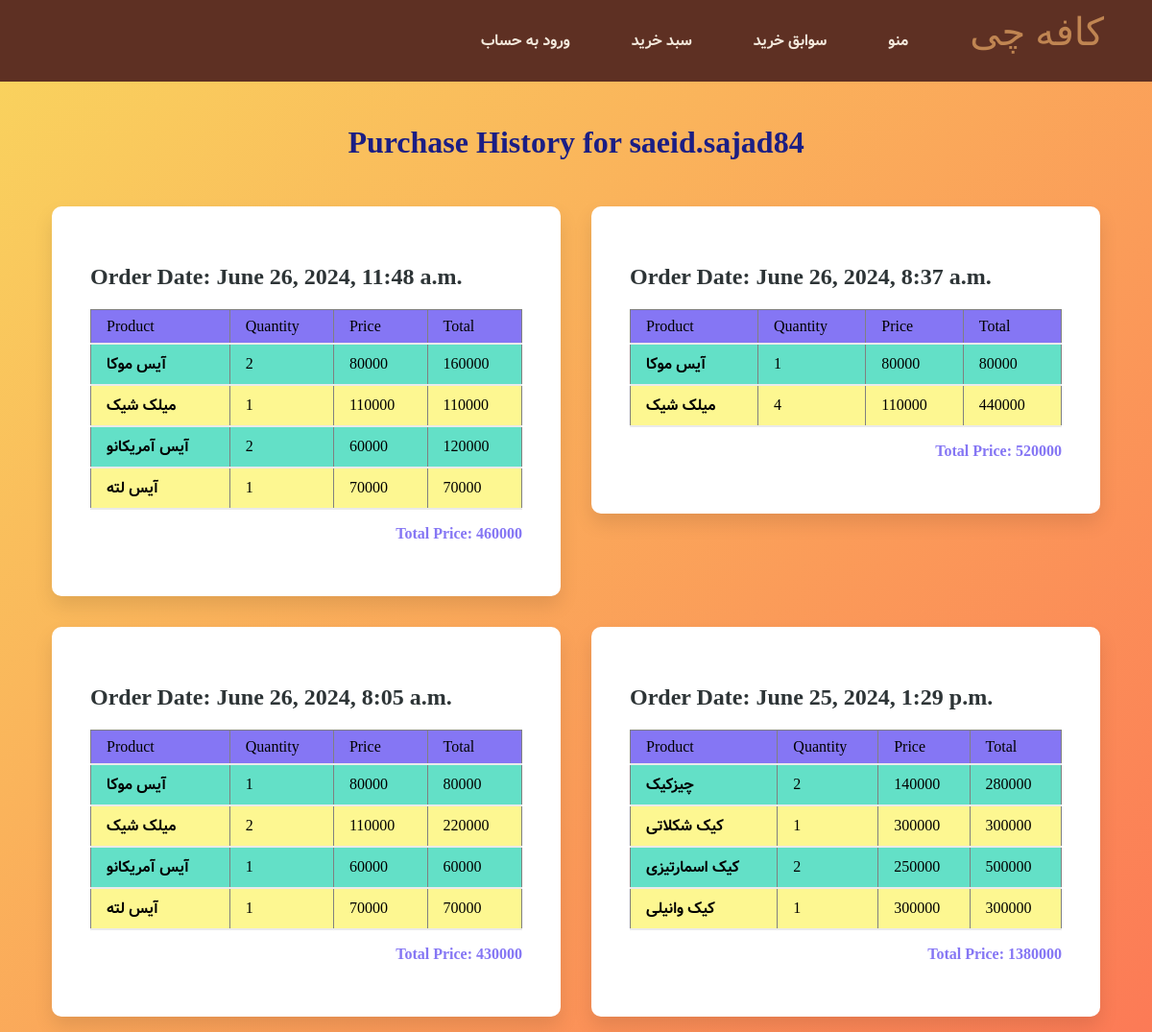
/purchase-history/ (signed in), run on the app's committed database.
### shopping_cart/models.py (models this page shows, shortened)
class Order(models.Model):
    user = models.ForeignKey(User,on_delete=models.CASCADE)
    created_at = models.DateTimeField(auto_now_add=True)
    total_price = models.IntegerField(default=0)
    completed = models.BooleanField(default=False)

class OrderItem(models.Model):
    order = models.ForeignKey(Order,related_name='items',on_delete=models.CASCADE)
    product = models.ForeignKey(Product,on_delete=models.CASCADE)
    quantity = models.PositiveIntegerField(default=1)
    price = models.IntegerField(default=0)

### main/models.py (models this page shows, shortened)
class Product(models.Model):
    HOT_DRINK = 'HOT DRINK'
    COLD_DRINK = 'COLD DRINK'
    CAKE = 'CAKE'
    ICE_CREAM = 'ICE CREAM'
    PRODUCT_CHOICES = [
        (HOT_DRINK, 'Hot Drink'),
        (COLD_DRINK, 'Cold Drink'),
        (CAKE, 'Cake'),
        (ICE_CREAM,'Ice Cream')
    ]
    id = models.AutoField(primary_key=True)
    name = models.CharField(max_length=255)
    sugar = models.IntegerField(validators=[max_integer_validator],default=0)
    Coffee = models.IntegerField(validators=[max_integer_validator],default=0)
    Flour = models.IntegerField(validators=[max_integer_validator],default=0)
    Chocolate = models.IntegerField(validators=[max_integer_validator],default=0)
    milk = models.IntegerField(validators=[max_integer_validator],default=0)
    vertical = models.CharField(max_length=10,choices=PRODUCT_CHOICES,default=HOT_DRINK)
    price = models.IntegerField(validators=[max_integer_validator],default=0)
    image = models.ImageField(upload_to='product_images',blank=True,null=True)
    sales_count = models.PositiveIntegerField(default=0,editable=False)

### main/views.py (the view)
# urls.py: path('purchase-history/', purchase_history, name='purchase_history'),
@login_required
def purchase_history(request):
    user = request.user
    orders = Order.objects.filter(user=user, completed=True).order_by('-created_at')
    return render(request, 'purchase_history.html', {'orders': orders, 'user': user})

### main/templatetags/custom_filters.py (called while the page is built)
@register.filter
def multiply(value, arg):
    try:
        return value * arg
    except (ValueError, TypeError):
        return 0

@register.filter
def total_price(order_items):
    total = sum(item.quantity * item.product.price for item in order_items)
    return total

### templates/purchase_history.html (shortened to what this page needs)
<!DOCTYPE html>
<html lang="en">
<head>
    {% include "includes/base.html" %}
</head>
<body>
    {% load custom_filters %}
    <h1>Purchase History for {{ user.username }}</h1>
    {% for order in orders %}
        <div class="purchase-group">
            <h2>Order Date: {{ order.created_at }}</h2>
            <table class="purchase-table" border="1">
                <thead>
                    <tr>
                        <th>Product</th>
                        <th>Quantity</th>
                        <th>Price</th>
                        <th>Total</th>
                    </tr>
                </thead>
                <tbody>
                    {% for item in order.items.all %}
                        <tr>
                            <td id="nast">{{ item.product.name }}</td>
                            <td>{{ item.quantity }}</td>
                            <td>{{ item.product.price }}</td>
                            <td>{{ item.quantity|multiply:item.product.price }}</td>
                        </tr>
                    {% endfor %}
                </tbody>
            </table>
            <p>Total Price: {{ order.items.all|total_price }}</p>
        </div>
    {% endfor %}
</body>
</html>

### templates/includes/base.html (style rules this page uses)
body, html { margin: 0; padding: 0; }

### templates/purchase_history.html (style rules this page uses)
:root { --primary-color: #8576f4; --secondary-color: #fdf791; --accent-color: #63e0c7; --hover-color: #b9b9b9; --font-color: #2d3436; }
body { background: linear-gradient(135deg, #f9d55e 0%, #fc7a56 100%); margin: 0; padding: 0; display: flex; flex-wrap: wrap; justify-content: center; align-items: flex-start; padding-top: 50px; color: var(--font-color); }
h1 { font-weight: 700; color: #1b1e84; text-align: center; width: 100%; margin-bottom: 2rem; margin-top: 5rem; }
.purchase-group { background: rgb(255, 255, 255); border-radius: 10px; padding: 2.5rem; margin: 1rem; box-shadow: 0 10px 20px rgba(0, 0, 0, 0.1); transition: all 0.3s ease-in-out; position: relative; overflow: hidden; width: calc(50% - 40px); max-width: 450px; }
.purchase-table { width: 100%; border-collapse: collapse; margin-bottom: 1rem; position: relative; min-width: 450px; }
.purchase-table th, .purchase-table td { padding: 0.5rem 1rem; text-align: left; border-bottom: 2px solid #eaeaea; }
#nast { font-family: Vazir; font-weight: 200; font-size: 1rem; }
.purchase-table th { background-color: var(--primary-color); color: black; font-weight: 500; }
.purchase-table tr:nth-child(even) { background-color: var(--secondary-color); color: black; }
.purchase-table tr:nth-child(odd) { background-color: var(--accent-color); color: black; }
p { text-align: right; font-weight: bold; margin-top: 1rem; color: var(--primary-color); }

### data on the page
Order: created_at "June 26, 2024, 11:48 a.m.", items.all|total_price "460000"
OrderItem: product.name "آیس موکا", quantity "2", product.price "80000", quantity|multiply "160000"
OrderItem: product.name "میلک شیک", quantity "1", product.price "110000", quantity|multiply "110000"
OrderItem: product.name "آیس آمریکانو", quantity "2", product.price "60000", quantity|multiply "120000"
OrderItem: product.name "آیس لته", quantity "1", product.price "70000", quantity|multiply "70000"
Order: created_at "June 26, 2024, 8:37 a.m.", items.all|total_price "520000"
OrderItem: product.name "آیس موکا", quantity "1", product.price "80000", quantity|multiply "80000"
OrderItem: product.name "میلک شیک", quantity "4", product.price "110000", quantity|multiply "440000"
Order: created_at "June 26, 2024, 8:05 a.m.", items.all|total_price "430000"
OrderItem: product.name "آیس موکا", quantity "1", product.price "80000", quantity|multiply "80000"
OrderItem: product.name "میلک شیک", quantity "2", product.price "110000", quantity|multiply "220000"
OrderItem: product.name "آیس آمریکانو", quantity "1", product.price "60000", quantity|multiply "60000"
OrderItem: product.name "آیس لته", quantity "1", product.price "70000", quantity|multiply "70000"
Order: created_at "June 25, 2024, 1:29 p.m.", items.all|total_price "1380000"
OrderItem: product.name "چیزکیک", quantity "2", product.price "140000", quantity|multiply "280000"
OrderItem: product.name "کیک شکلاتی", quantity "1", product.price "300000", quantity|multiply "300000"
OrderItem: product.name "کیک اسمارتیزی", quantity "2", product.price "250000", quantity|multiply "500000"
OrderItem: product.name "کیک وانیلی", quantity "1", product.price "300000", quantity|multiply "300000"

### other printed values
{{ user.username }} "saeid.sajad84"
